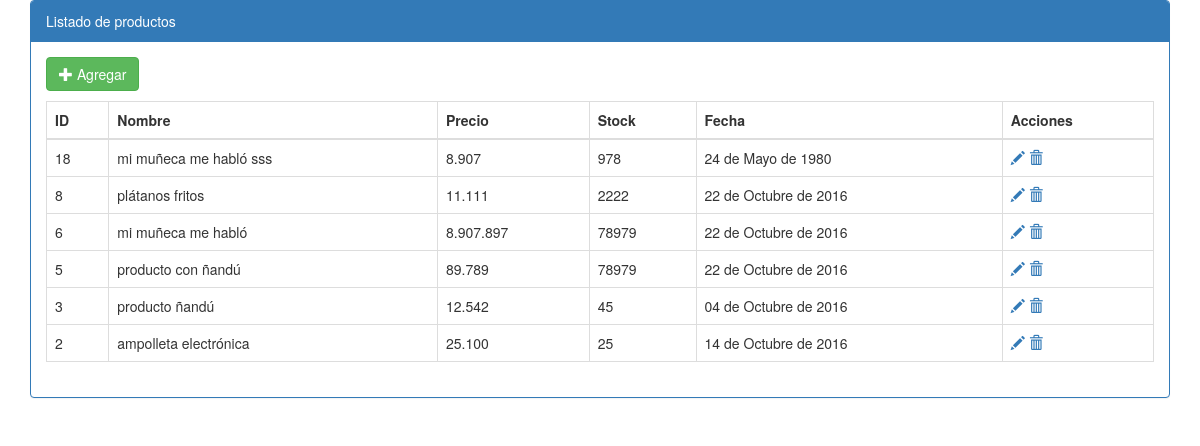
The page /index.php/productos on the database its author committed.
### tables this page shows
CREATE TABLE `productos` (
  `id` int(11) NOT NULL,
  `nombre` varchar(100) NOT NULL,
  `precio` int(11) NOT NULL,
  `stock` int(11) NOT NULL,
  `fecha` date NOT NULL
);

### application/libraries/layout.php (called while the page is built, shortened)
<?php if ( ! defined('BASEPATH') ) exit('No direct script access allowed');
class Layout
{
	private $CI;
	public $layout		= 'default';
	public function __construct($layout = 'default')
	{
		$this->CI		=& get_instance();
		$this->layout	= $layout;
	}
	function setLayout($layout)
	{
		$this->layout	= $layout;
	}
	function view($view = null, $data = null, $return = false)
	{
		$layout			= "layouts/{$this->layout}";
		$vista			= (substr($view, 0, 1) == '/' ? $view : "{$this->CI->router->directory}{$this->CI->router->class}/{$view}");
		$load_view		= array('content_for_layout' => $this->CI->load->view($vista, $data, true));
		if ( $return )
			return $this->CI->load->view($layout, $load_view, true);
		else
			$this->CI->load->view($layout, $load_view, false);
	}
}

### application/controllers/Productos.php (called while the page is built, shortened)
<?php
class Productos extends CI_Controller
{
    public function __construct()
    {
        $this->layout->setLayout("frontend");
    }
	public function index()
	{
        $datos=$this->productos_model->getTodos();
        $this->layout->view("index",compact('datos'));
	}
}

### index.php (called while the page is built, shortened)
<?php
require_once BASEPATH.'core/CodeIgniter.php';

### application/models/productos_model.php (called while the page is built, shortened)
<?php
class productos_model extends CI_Model
{
    public function getTodos()
    {
        $query=$this->db
                ->select("id,nombre,precio,stock,fecha")
                ->from("productos")
                ->order_by("id","desc")
                ->get();
        return $query->result();
    }
}

### application/helpers/utilidades_helper.php (called while the page is built, shortened)
<?php
    if(!function_exists("fecha"))
    {
        function fecha($fecha){
          $dia=substr($fecha,8,2);
          $mes=substr($fecha,5,2);
          $anio=substr($fecha,0,4);
        switch ($mes){
          case '05':
          $mes="Mayo";
          break;
          case '10':
          $mes="Octubre";
          break;
        }
        $fecha=$dia." de ".$mes." de ".$anio;
        return $fecha;
        }
    }

### application/views/productos/index.php (the view, shortened to what this page needs)
<div class="container">
    <div class="panel panel-primary">
        <div class="panel-heading">Listado de productos</div>
        <div class="panel-body">
            <p>
                <a href="<?php echo base_url()?>productos/add" class="btn btn-success"><span class="glyphicon glyphicon-plus" aria-hidden="true"></span> Agregar</a>
            </p>
            <table class="table table-bordered table-sprited table-hover">
                <thead>
                    <tr>
                        <th>ID</th>
                        <th>Nombre</th>
                        <th>Precio</th>
                        <th>Stock</th>
                        <th>Fecha</th>
                        <th>Acciones</th>
                    </tr>
                </thead>
                <tbody>
                    <?php
                        foreach($datos as $dato)
                        {
                            ?>
                            <tr>
                                <td><?php echo $dato->id?></td>
                                <td><?php echo $dato->nombre?></td>
                                <td><?php echo number_format($dato->precio,0,'','.')?></td>
                                <td><?php echo $dato->stock?></td>
                                <td><?php echo fecha($dato->fecha)?></td>
                                <td>
                                    <a href="<?php echo base_url()?>productos/edit/<?php echo $dato->id?>"><span class="glyphicon glyphicon-pencil" aria-hidden="true"></span></a>
                                    <a href="javascript:void(0);" onclick="eliminar('<?php echo base_url()?>productos/delete/<?php echo $dato->id?>')"><span class="glyphicon glyphicon-trash" aria-hidden="true"></span></a>
                                </td>
                            </tr>
                            <?php
                        }
                    ?>
                </tbody>
            </table>
        </div>
    </div>
</div>

### application/views/layouts/frontend.php (shortened to what this page needs)
<!DOCTYPE html>
    <html>
        <head>
            <link rel="stylesheet" href="<?php echo base_url();?>public/css/bootstrap.min.css" />
        </head>
        <body>
                <?php echo $content_for_layout;?>
        </body>
    </html>

### rows shown on the page
productos: id "18", nombre "mi muñeca me habló sss", precio "8.907", stock "978", fecha "24 de Mayo de 1980"
productos: id "8", nombre "plátanos fritos", precio "11.111", stock "2222", fecha "22 de Octubre de 2016"
productos: id "6", nombre "mi muñeca me habló", precio "8.907.897", stock "78979", fecha "22 de Octubre de 2016"
productos: id "5", nombre "producto con ñandú", precio "89.789", stock "78979", fecha "22 de Octubre de 2016"
productos: id "3", nombre "producto ñandú", precio "12.542", stock "45", fecha "04 de Octubre de 2016"
productos: id "2", nombre "ampolleta electrónica", precio "25.100", stock "25", fecha "14 de Octubre de 2016"
